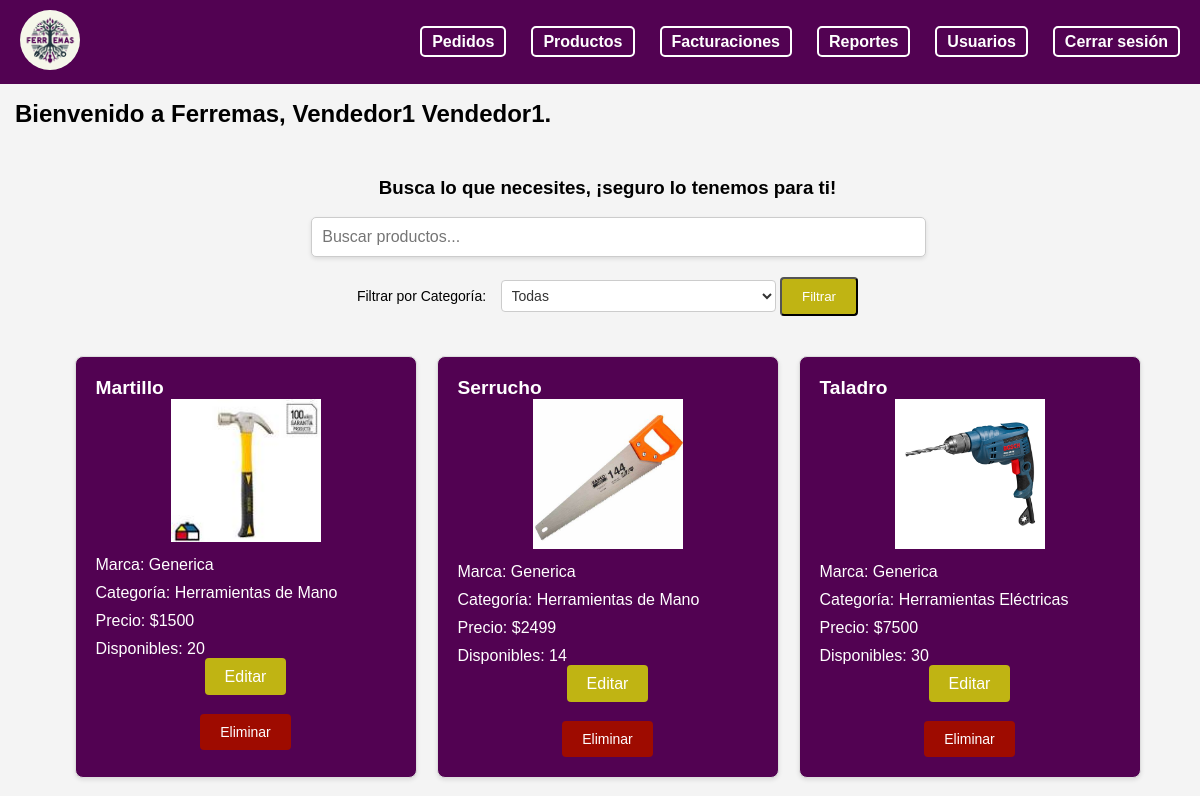
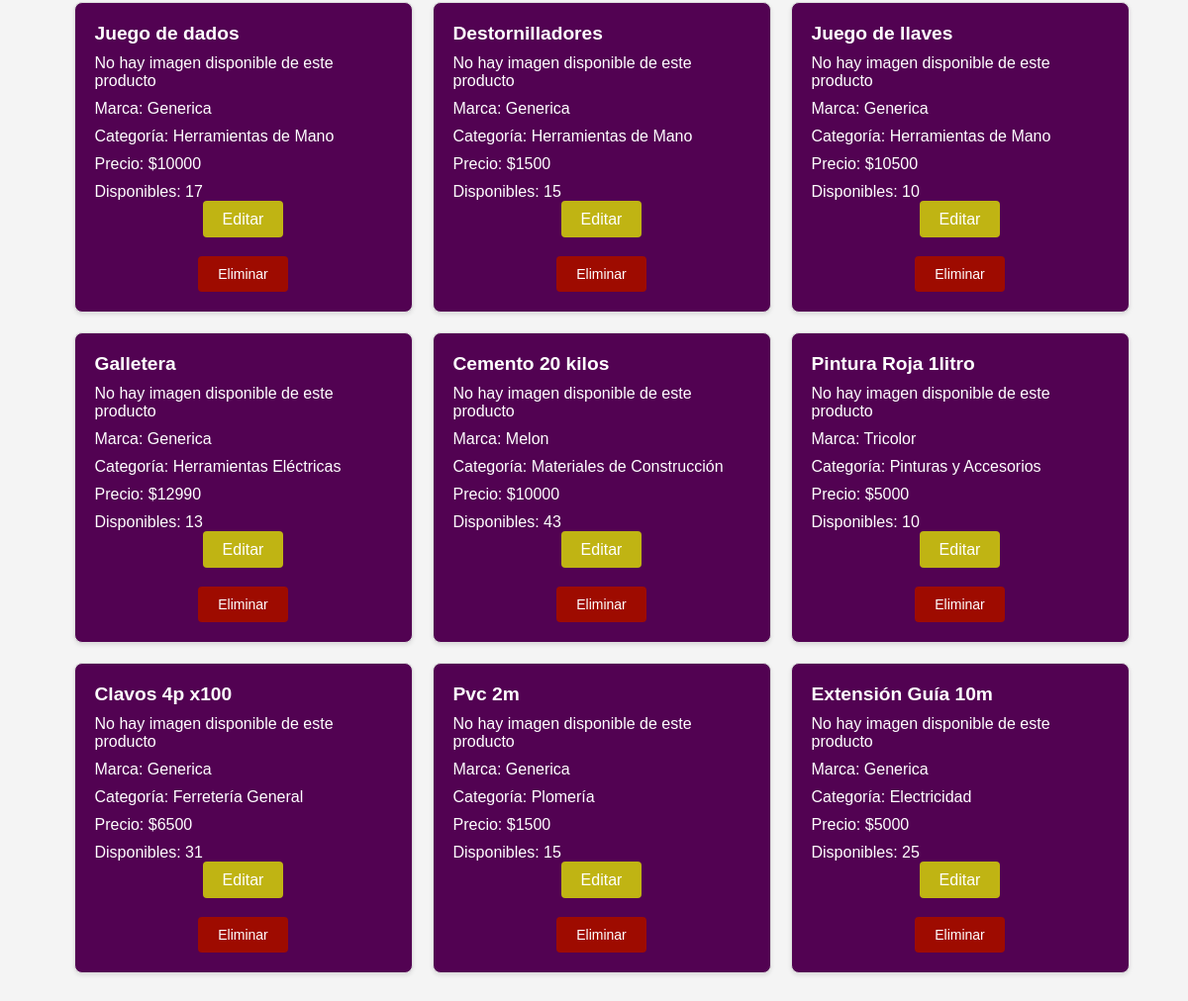
The page /adm_inventario/ (signed in) on the database its author committed (2 pictures, top to bottom).
### myapp/models.py (models this page shows, shortened)
class Empleado(models.Model):
    emp_id = models.AutoField(primary_key=True)
    emp_rut= models.CharField(max_length=12, null=False, unique=True)
    emp_name = models.CharField(max_length=15, null=False)
    emp_lastname = models.CharField(max_length=20, null=False)
    emp_password = models.CharField(max_length=20, null=False)
    emp_mail = models.EmailField(null=False)
    emp_fono = models.IntegerField(null=False)
    rol = models.ForeignKey(Rol, on_delete=models.CASCADE)
    def __str__(self):
        return self.rol.rol_id +' - '+ self.emp_name +' '+ self.emp_lastname

class Inventario(models.Model):
    prod_id = models.AutoField(primary_key=True)
    prod_nom = models.CharField(max_length=50)
    prod_marca = models.CharField(max_length=25)
    prod_prec= models.IntegerField()
    prod_img = models.ImageField(upload_to=path_and_rename, null=True, blank=True)
    catProd_nom = models.ForeignKey(CategoriaProducto, on_delete=models.CASCADE)
    inv_cantTotal = models.IntegerField(default=0)

class CategoriaProducto(models.Model):
    catProd_nom = models.CharField(max_length=100)
    def __str__(self):
        return self.catProd_nom

### myapp/views.py (the view)
# urls.py: path('adm_inventario/', views.adm_inventario, name='adm_inventario'),
def adm_inventario(request):
    user_id = request.session.get('user_id')
    if not user_id:
        return redirect('home')
    try:
        empleado = Empleado.objects.get(emp_id=request.session['user_id'])
        print("Empleado ID from session:", request.session.get('user_id'))
        print("Empleado Profile for current user:", empleado)
    except Empleado.DoesNotExist:
        return JsonResponse({'error': 'Empleado no encontrado'})
    productos = Inventario.objects.all()
    categorias = CategoriaProducto.objects.all()
    categoria_filtro = request.GET.get('categoria')
    if categoria_filtro:
        productos = productos.filter(catProd_nom__catProd_nom=categoria_filtro)
    return render(request, 'empleado/admin/adm_inventario.html', {'empleado': empleado, 'productos': productos, 'categorias': categorias})

### myapp/templates/empleado/admin/adm_inventario.html (shortened to what this page needs)
{% load static %}
<!DOCTYPE html>
<html lang="en">
<head>
    <link rel="stylesheet" href="{% static '/styles/nav.css' %}" />
    <link rel="stylesheet" href="{% static '/styles/cliente/productos.css' %}" />
</head>
<body>
    <header>
        <nav>
            <div class="navbar">
            <div class="logo">
                <a href="/adm_home">
                <img src="{% static '/logo/LogoFerremas.png' %}" alt="Logo" />
                </a>
            </div>
            <div class="nav-items">
                <ul>
                    <li><a href="/adm_pedidos" id="pedidos-link"> Pedidos</a></li>
                    <li><a href="/adm_productos" id="productos-link"> Productos</a></li>
                    <li><a href="#" id="facturaciones-link"> Facturaciones</a></li>
                    <li><a href="#" id="reportes-link"> Reportes</a></li>
                    <li><a href="/adm_usuarios" id="usuarios-link"> Usuarios</a></li>
                    <li><a href="/"> Cerrar sesión</a></li>
                </ul>
            </div>
            </div>
        </nav>
    </header>
    <div class="content" id="text1" style="margin-top: 100px; margin-left: 15px;">
        <h2> Bienvenido a Ferremas, {{empleado.emp_name}} {{empleado.emp_lastname}}.</h2>
        <div class="search-bar">
            <div class="search-text">
                <h3>Busca lo que necesites, ¡seguro lo tenemos para ti!</h3>
            </div>
            <div class="search-input-container">
                <input type="text" id="searchInput" placeholder="Buscar productos..." onkeyup="filtrarProductos()">
            </div>
            <div class="filtro-categoria">
                <form method="get">
                    <label for="categoria">Filtrar por Categoría:</label>
                    <select name="categoria" id="categoria">
                        <option value="">Todas</option>
                    </select>
                    <button type="submit" class="editar-producto">Filtrar</button>
                </form>
            </div>
        </div>
        <div class="card-container" id="productos-section">
            {% for producto in productos %}
                <div class="productos-card">
                    <div class="card-header">
                        <h5>{{ producto.prod_nom }}</h5>
                    </div>
                    <div class="card-body">
                        {% if producto.prod_img %}
                            <div class="imagen-producto" style="text-align: center;">
                                <img src="{{ producto.prod_img.url }}" alt="{{ producto.prod_nom }}">
                            </div>
                        {% else %}
                            <p>No hay imagen disponible de este producto</p>
                        {% endif %}
                        <p>Marca: {{ producto.prod_marca }}</p>
                        <p>Categoría: {{ producto.catProd_nom }}</p>
                        <p>Precio: ${{ producto.prod_prec }}</p>
                        <p>Disponibles: {{ producto.inv_cantTotal }}</p>
                        <div class="acciones-producto">
                            <p>
                                <a href="{% url 'editar_producto' producto.prod_id %}" class="editar-producto">Editar</a>
                            </p>
                            <br>
                            <form method="post" action="{% url 'eliminar_producto' producto.prod_id %}">
                                <button type="submit" class="eliminar-producto">Eliminar</button>
                            </form>
                        </div>
                    </div>
                </div>
            {% endfor %}
        </div>
    </div>
</body>
</html>

### myapp/static/styles/nav.css (style rules this page uses)
body { font-family: Arial, sans-serif; background-color: #f2f2f2; }
.navbar { position: fixed; top: 0; left: 0; width: 100%; background-color: rgb(82, 2, 82); font-family: "Arial", sans-serif; padding: 10px 20px; display: flex; justify-content: space-between; align-items: center; z-index: 1000; color: #fff; }
.logo img { width: 60px; border-radius: 50%; object-fit: cover; transition: transform 0.5s; }
.navbar .nav-items ul li a { color: white; text-decoration: none; font-size: 16px; padding: 5px 10px; border: 2px solid white; border-radius: 5px; transition: background-color 0.3s, color 0.3s; }
.nav-items ul { list-style: none; display: flex; padding-right: 15px; }
.nav-items ul li { margin-right: 25px; }
.nav-items a { text-decoration: none; color: #fff; font-weight: bold; }

### myapp/static/styles/cliente/productos.css (style rules this page uses)
body { font-family: Arial, sans-serif; background-color: #f4f4f4; margin: 0; padding: 0; }
.card-container { display: flex; flex-wrap: wrap; justify-content: center; padding: 20px; }
.productos-card { background-color:rgb(82, 2, 82); border: 1px solid #ddd; border-radius: 8px; box-shadow: 0 2px 4px rgba(0, 0, 0, 0.1); margin: 10px; padding: 20px; width: 300px; transition: transform 0.2s; }
.imagen-producto { text-align: center; }
.imagen-producto img { max-width: 50%; max-height: 50%; object-fit: contain; }
.card-header h5 { font-size: 1.2em; margin: 0; color: rgb(255, 255, 255); }
.card-body p { font-size: 1em; margin: 10px 0; color: rgb(255, 255, 255); }
.search-input-container { width: 50%; margin: 0 auto; margin-bottom: 20px; text-align: center; }
.search-input-container input { width: 100%; padding: 10px; font-size: 16px; border: 1px solid #ccc; border-radius: 5px; box-shadow: 0 2px 4px rgba(0, 0, 0, 0.1); outline: none; transition: all 0.3s ease; }
.search-bar { display: flex; flex-direction: column; align-items: center; }
.search-text { margin-top: 10px; }
.acciones-producto { display: block; flex-direction: column; align-items: flex-start; text-align: center; }
.editar-producto { background-color: #c0b413; color: white; text-decoration: none; padding: 10px 20px; margin-bottom: 10px; border-radius: 4px; transition: background-color 0.3s ease; text-align: center; }
.eliminar-producto { background-color: #9e0b00; color: white; text-decoration: none; text-align: center; border: none; padding: 10px 20px; border-radius: 4px; cursor: pointer; font-size: 14px; transition: background-color 0.3s ease; }
.filtro-categoria { text-align: center; }
.filtro-categoria form { display: inline-block; }
.filtro-categoria label { margin-right: 10px; color: #000000; font-size: 14px; }
.filtro-categoria select { padding: 6px; border-radius: 4px; border: 1px solid #ccc; background-color: #ffffff; color: #333333; font-size: 14px; outline: none; transition: all 0.3s ease; }

### rows shown on the page
Empleado: emp_name "Vendedor1", emp_lastname "Vendedor1"
Inventario: prod_nom "Martillo", prod_img (picture), prod_marca "Generica", catProd_nom "Herramientas de Mano", prod_prec "1500", inv_cantTotal "20"
Inventario: prod_nom "Serrucho", prod_img (picture), prod_marca "Generica", catProd_nom "Herramientas de Mano", prod_prec "2499", inv_cantTotal "14"
Inventario: prod_nom "Taladro", prod_img (picture), prod_marca "Generica", catProd_nom "Herramientas Eléctricas", prod_prec "7500", inv_cantTotal "30"
Inventario: prod_nom "Juego de dados", shows "No hay imagen disponible de este producto", prod_marca "Generica", catProd_nom "Herramientas de Mano", prod_prec "10000", inv_cantTotal "17"
Inventario: prod_nom "Destornilladores", shows "No hay imagen disponible de este producto", prod_marca "Generica", catProd_nom "Herramientas de Mano", prod_prec "1500", inv_cantTotal "15"
Inventario: prod_nom "Juego de llaves", shows "No hay imagen disponible de este producto", prod_marca "Generica", catProd_nom "Herramientas de Mano", prod_prec "10500", inv_cantTotal "10"
Inventario: prod_nom "Galletera", shows "No hay imagen disponible de este producto", prod_marca "Generica", catProd_nom "Herramientas Eléctricas", prod_prec "12990", inv_cantTotal "13"
Inventario: prod_nom "Cemento 20 kilos", shows "No hay imagen disponible de este producto", prod_marca "Melon", catProd_nom "Materiales de Construcción", prod_prec "10000", inv_cantTotal "43"
Inventario: prod_nom "Pintura Roja 1litro", shows "No hay imagen disponible de este producto", prod_marca "Tricolor", catProd_nom "Pinturas y Accesorios", prod_prec "5000", inv_cantTotal "10"
Inventario: prod_nom "Clavos 4p x100", shows "No hay imagen disponible de este producto", prod_marca "Generica", catProd_nom "Ferretería General", prod_prec "6500", inv_cantTotal "31"
Inventario: prod_nom "Pvc 2m", shows "No hay imagen disponible de este producto", prod_marca "Generica", catProd_nom "Plomería", prod_prec "1500", inv_cantTotal "15"
Inventario: prod_nom "Extensión Guía 10m", shows "No hay imagen disponible de este producto", prod_marca "Generica", catProd_nom "Electricidad", prod_prec "5000", inv_cantTotal "25"
